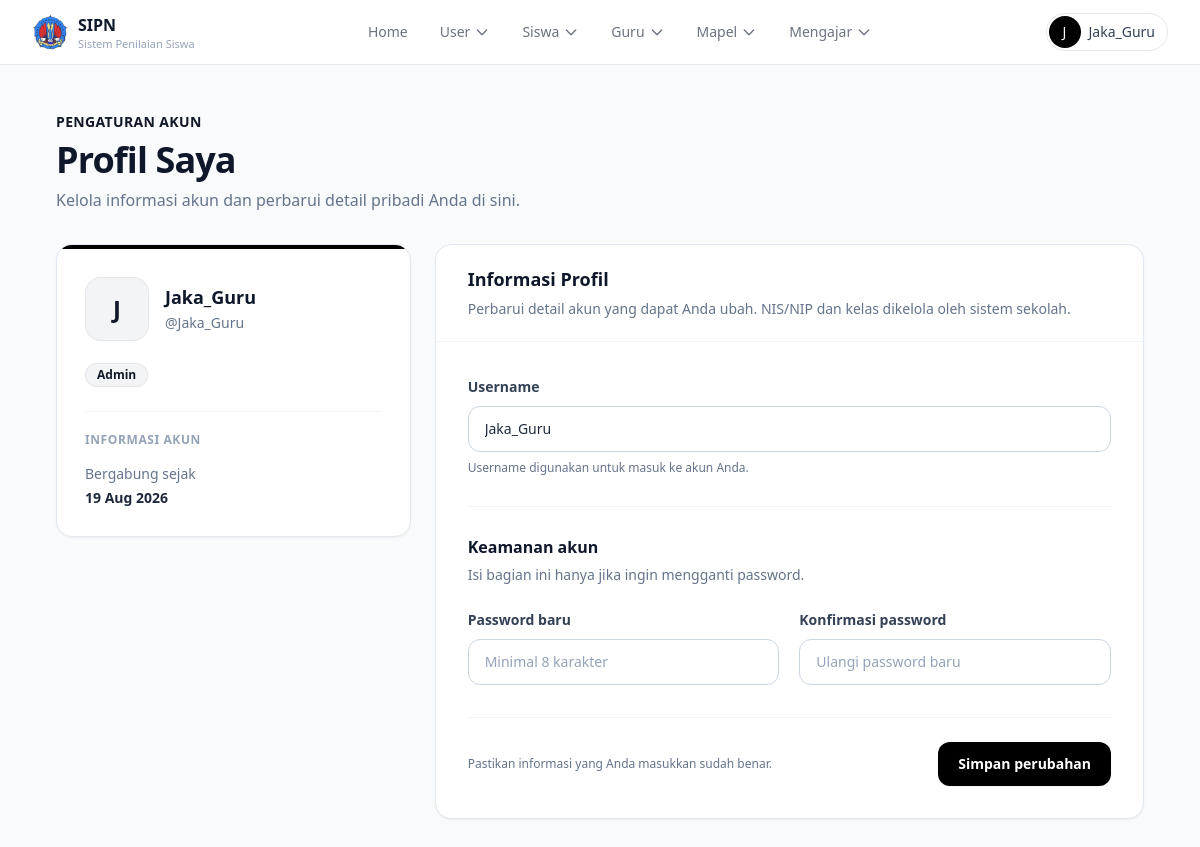
The app's page /profile.php (signed in) with its own data.
### tables this page shows
CREATE TABLE `users` (
  `id` int NOT NULL,
  `username` varchar(50) NOT NULL,
  `password` varchar(255) NOT NULL,
  `role` enum('admin','guru','siswa') NOT NULL,
  `created_at` timestamp NOT NULL
);

### auth.php (called while the page is built, shortened)
<?php
function current_user(): ?array
{
    return isset($_SESSION['user']) && is_array($_SESSION['user']) ? $_SESSION['user'] : null;
}
function role_home(string $role): string
{
    return 'home_admin.php';
}
function require_login(): array
{
    $user = current_user();
    return $user;
}
?>

### profile.php (the view, shortened to what this page needs)
<?php
require_once __DIR__ . '/auth.php';
$currentUser = require_login();
require_once __DIR__ . '/kon.php';
function profile_h($value): string
{
    return htmlspecialchars((string) $value, ENT_QUOTES, 'UTF-8');
}
$profile = [
    'username' => $currentUser['username'],
    'role' => $currentUser['role'],
    'created_at' => '',
    'nama' => '',
    'kode' => '',
    'kelas' => '',
    'jenis_kelamin' => '',
];
$userStatement = mysqli_prepare(
    $conn,
    'SELECT username, role, created_at FROM users WHERE id = ? LIMIT 1'
);
mysqli_stmt_bind_param($userStatement, 'i', $currentUser['id']);
mysqli_stmt_execute($userStatement);
$userData = mysqli_fetch_assoc(mysqli_stmt_get_result($userStatement));
$profile = array_merge($profile, $userData);
$displayName = $profile['nama'] ?: $profile['username'];
$roleLabel = ucfirst($profile['role']);
$initial = strtoupper(substr((string) ($profile['nama'] ?: $profile['username']), 0, 1));
?>
<!DOCTYPE html>
<html lang="id">
<head>
    <script src="https://cdn.tailwindcss.com"></script>
</head>
<body class="min-h-screen bg-slate-50 text-slate-800 antialiased">
    <?php include __DIR__ . '/navbar.php'; ?>
    <main class="mx-auto max-w-6xl px-4 pb-12 pt-28 sm:px-6 lg:px-8">
        <header class="mb-8">
            <p class="text-sm font-semibold tracking-wide text-gray-900">PENGATURAN AKUN</p>
            <h1 class="mt-2 text-3xl font-bold tracking-tight text-slate-900 sm:text-4xl">Profil Saya</h1>
            <p class="mt-2 max-w-2xl text-sm leading-6 text-slate-500 sm:text-base">
                Kelola informasi akun dan perbarui detail pribadi Anda di sini.
            </p>
        </header>
        <div class="grid items-start gap-6 lg:grid-cols-[minmax(260px,0.8fr)_minmax(0,1.6fr)]">
            <aside class="overflow-hidden rounded-2xl border border-slate-200 bg-white shadow-sm">
                <div class="h-1 bg-black"></div>
                <div class="p-6 sm:p-7">
                    <div class="flex items-center gap-4">
                        <div class="flex size-16 shrink-0 items-center justify-center rounded-2xl bg-gray-100 text-2xl font-bold text-gray-900 ring-1 ring-inset ring-gray-200">
                            <?php echo profile_h($initial); ?>
                        </div>
                        <div class="min-w-0">
                            <h2 class="break-words text-lg font-bold leading-snug text-slate-900">
                                <?php echo profile_h($displayName); ?>
                            </h2>
                            <p class="mt-1 break-all text-sm text-slate-500">
                                @<?php echo profile_h($profile['username']); ?>
                            </p>
                        </div>
                    </div>
                    <div class="mt-5">
                        <span class="inline-flex items-center rounded-full bg-gray-100 px-3 py-1 text-xs font-semibold text-gray-900 ring-1 ring-inset ring-gray-200">
                            <?php echo profile_h($roleLabel); ?>
                        </span>
                    </div>
                    <div class="mt-6 border-t border-slate-100 pt-5">
                        <h3 class="text-xs font-semibold uppercase tracking-wider text-slate-400">Informasi akun</h3>
                        <dl class="mt-4 space-y-4">
                            <div>
                                <dt class="text-sm text-slate-500">Bergabung sejak</dt>
                                <dd class="mt-1 text-sm font-semibold text-slate-800">
                                    <?php echo $profile['created_at'] !== '' ? profile_h(date('d M Y', strtotime($profile['created_at']))) : '—'; ?>
                                </dd>
                            </div>
                        </dl>
                    </div>
                </div>
            </aside>
            <section class="rounded-2xl border border-slate-200 bg-white shadow-sm">
                <div class="border-b border-slate-100 px-6 py-5 sm:px-8">
                    <h2 class="text-lg font-bold text-slate-900">Informasi Profil</h2>
                    <p class="mt-1 text-sm leading-6 text-slate-500">
                        Perbarui detail akun yang dapat Anda ubah. NIS/NIP dan kelas dikelola oleh sistem sekolah.
                    </p>
                </div>
                <form method="post" class="p-6 sm:p-8">
                    <div class="space-y-5">
                        <label class="block">
                            <span class="text-sm font-semibold text-slate-700">Username</span>
                            <input
                                name="username"
                                maxlength="50"
                                required
                                autocomplete="username"
                                value="<?php echo profile_h($profile['username']); ?>"
                                class="mt-2 block w-full rounded-xl border border-slate-300 bg-white px-4 py-3 text-sm text-slate-800 outline-none transition placeholder:text-slate-400 hover:border-slate-400 focus:border-gray-900 focus:ring-4 focus:ring-gray-200"
                            >
                            <span class="mt-1.5 block text-xs leading-5 text-slate-500">Username digunakan untuk masuk ke akun Anda.</span>
                        </label>
                    </div>
                    <div class="my-7 border-t border-slate-100"></div>
                    <div>
                        <h3 class="text-base font-bold text-slate-900">Keamanan akun</h3>
                        <p class="mt-1 text-sm leading-6 text-slate-500">
                            Isi bagian ini hanya jika ingin mengganti password.
                        </p>
                    </div>
                    <div class="mt-5 grid gap-5 sm:grid-cols-2">
                        <label class="block">
                            <span class="text-sm font-semibold text-slate-700">Password baru</span>
                            <input
                                name="password"
                                type="password"
                                minlength="8"
                                autocomplete="new-password"
                                placeholder="Minimal 8 karakter"
                                class="mt-2 block w-full rounded-xl border border-slate-300 bg-white px-4 py-3 text-sm text-slate-800 outline-none transition placeholder:text-slate-400 hover:border-slate-400 focus:border-gray-900 focus:ring-4 focus:ring-gray-200"
                            >
                        </label>
                        <label class="block">
                            <span class="text-sm font-semibold text-slate-700">Konfirmasi password</span>
                            <input
                                name="password_confirmation"
                                type="password"
                                minlength="8"
                                autocomplete="new-password"
                                placeholder="Ulangi password baru"
                                class="mt-2 block w-full rounded-xl border border-slate-300 bg-white px-4 py-3 text-sm text-slate-800 outline-none transition placeholder:text-slate-400 hover:border-slate-400 focus:border-gray-900 focus:ring-4 focus:ring-gray-200"
                            >
                        </label>
                    </div>
                    <div class="mt-8 flex flex-col-reverse gap-3 border-t border-slate-100 pt-6 sm:flex-row sm:items-center sm:justify-between">
                        <p class="text-xs leading-5 text-slate-500">Pastikan informasi yang Anda masukkan sudah benar.</p>
                        <button
                            type="submit"
                            class="inline-flex w-full items-center justify-center rounded-xl bg-black px-5 py-3 text-sm font-semibold text-white shadow-sm transition hover:bg-gray-800 focus:outline-none focus:ring-4 focus:ring-gray-200 active:bg-gray-900 sm:w-auto"
                        >
                            Simpan perubahan
                        </button>
                    </div>
                </form>
            </section>
        </div>
    </main>
</body>
</html>

### navbar.php (shortened to what this page needs)
<?php
require_once __DIR__ . '/auth.php';
$currentUser = current_user();
$navRole = $currentUser['role'] ?? '';
$navPage = basename($_SERVER['PHP_SELF']);
$navLinks = [];
if ($navRole === 'guru') {
    $navLinks = ['beranda.php' => 'Beranda', 'nilai.php' => 'Nilai Siswa', 'daftarguru.php' => 'Daftar Guru'];
} elseif ($navRole === 'siswa') {
    $navLinks = ['beranda.php' => 'Beranda', 'nilai_siswa.php' => 'Nilai Saya', 'daftarsiswa.php' => 'Teman Sekelas'];
} elseif ($navRole === 'admin') {
    $navLinks = ['home_admin.php' => 'Home'];
}
$navDropdowns = $navRole === 'admin' ? [
    'User' => ['table.php' => 'Semua Akun', 'tabeluseraja.php' => 'Daftar User', 'Tambahuser.php' => 'Tambah User'],
    'Siswa' => ['daftarsiswa.php' => 'Daftar Siswa', 'formtambahsiswa.php' => 'Tambah Siswa'],
    'Guru' => ['daftarguru.php' => 'Daftar Guru', 'formtambahguru.php' => 'Tambah Guru'],
    'Mapel' => ['daftar_mapel.php' => 'Daftar Mapel', 'tambah_mapel.php' => 'Tambah Mapel'],
    'Mengajar' => ['daftar_mengajar.php' => 'Daftar Mengajar', 'tambah_mengajar.php' => 'Tambah Mengajar'],
] : [];
$navHome = $currentUser ? role_home($navRole) : 'login.php';
$navInitial = $currentUser ? strtoupper(substr($currentUser['username'], 0, 1)) : '';
if (!function_exists('nav_link_class')) { function nav_link_class(bool $active): string
{
    return $active
        ? 'block rounded-full px-3 py-2 text-sm font-medium text-gray-900 bg-gray-100'
        : 'block rounded-full px-3 py-2 text-sm font-medium text-gray-500 hover:text-gray-900';
} }
?>
<script src="https://cdn.tailwindcss.com"></script>
<nav class="fixed inset-x-0 top-0 z-40 border-b border-gray-200 bg-white/90 backdrop-blur-md">
    <div class="mx-auto flex h-16 max-w-7xl items-center justify-between gap-4 px-4 sm:px-6 lg:px-8">
        <a href="<?php echo htmlspecialchars($navHome, ENT_QUOTES, 'UTF-8'); ?>" class="flex items-center gap-2.5">
            <img src="assets/images/logo.png" alt="Logo SIPN" class="h-9 w-auto object-contain">
            <span class="leading-tight">
                <span class="block text-base font-bold text-slate-900">SIPN</span>
                <span class="hidden text-[11px] font-medium text-slate-400 sm:block">Sistem Penilaian Siswa</span>
            </span>
        </a>
        <div id="navbar-menu" class="absolute inset-x-0 top-16 hidden border-b border-slate-200 bg-white px-4 py-3 md:static md:block md:border-0 md:bg-transparent md:p-0">
            <ul class="flex flex-col gap-1 md:flex-row md:items-center md:gap-2">
                <?php foreach ($navLinks as $href => $label): ?>
                <li><a href="<?php echo $href; ?>" class="<?php echo nav_link_class($navPage === $href); ?>"><?php echo $label; ?></a></li>
                <?php endforeach; ?>
                <?php foreach ($navDropdowns as $label => $items): ?>
                <?php $dropId = 'drop' . $label; $isActive = array_key_exists($navPage, $items); ?>
                <li>
                    <button id="<?php echo $dropId; ?>Button" data-dropdown-toggle="<?php echo $dropId; ?>" type="button" class="flex w-full items-center justify-between gap-1 <?php echo nav_link_class($isActive); ?>">
                        <?php echo $label; ?>
                        <svg class="h-4 w-4" fill="none" viewBox="0 0 24 24" stroke-width="2" stroke="currentColor"><path stroke-linecap="round" stroke-linejoin="round" d="m19 9-7 7-7-7"/></svg>
                    </button>
                </li>
                <?php endforeach; ?>
            </ul>
        </div>
        <div class="flex items-center gap-2">
            <button type="button" id="user-menu-button" data-dropdown-toggle="user-dropdown" data-dropdown-placement="bottom-end" aria-expanded="false" class="flex items-center gap-2 rounded-full border border-gray-200 p-0.5 pr-3 transition hover:bg-gray-50 focus:outline-none focus:ring-2 focus:ring-gray-200">
                <?php if ($currentUser !== null): ?>
                <span class="flex h-8 w-8 items-center justify-center rounded-full bg-black text-sm font-medium text-white"><?php echo htmlspecialchars($navInitial, ENT_QUOTES, 'UTF-8'); ?></span>
                <span class="hidden text-sm font-medium text-slate-700 sm:block"><?php echo htmlspecialchars($currentUser['username'], ENT_QUOTES, 'UTF-8'); ?></span>
                <?php else: ?>
                <svg class="h-8 w-8 rounded-full bg-slate-100 text-slate-400" fill="currentColor" viewBox="0 0 20 20"><path fill-rule="evenodd" d="M10 9a3 3 0 1 0 0-6 3 3 0 0 0 0 6Zm-7 9a7 7 0 1 1 14 0H3Z" clip-rule="evenodd"/></svg>
                <?php endif; ?>
            </button>
        </div>
    </div>
</nav>

### records on screen
users: username "J", username "Jaka_Guru", role "Admin", created_at "19 Aug 2026"

### other values on screen
$label "Home"
$label "User"
$label "Siswa"
$label "Guru"
$label "Mapel"
$label "Mengajar"
